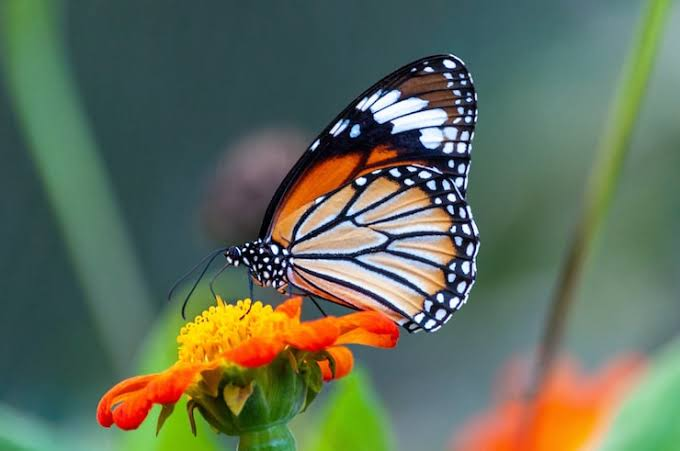
#> input picture 1_image.jpg, 680 x 451 px
$ python 9_threshold_power_highpass.py
#> lines starting #> are read from the running program, lines starting #| are printed output that depends on the picture; after the words box and inside, x2 and y2 are one past the last pixel; in counts of white or black regions, pixels touching at a corner belong together
import cv2
import numpy as np
import matplotlib.pyplot as plt

img = cv2.imread("1_image.jpg", 0)
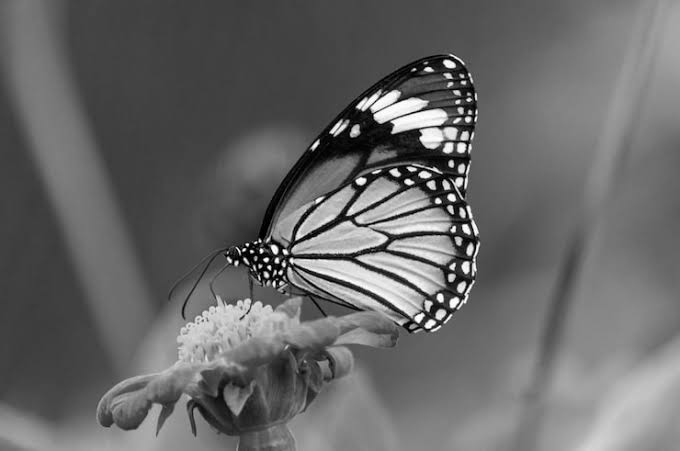
#> img: shape (451, 680); min 0, max 255, mean 103.6

_, th = cv2.threshold(img, 127, 255, cv2.THRESH_BINARY)
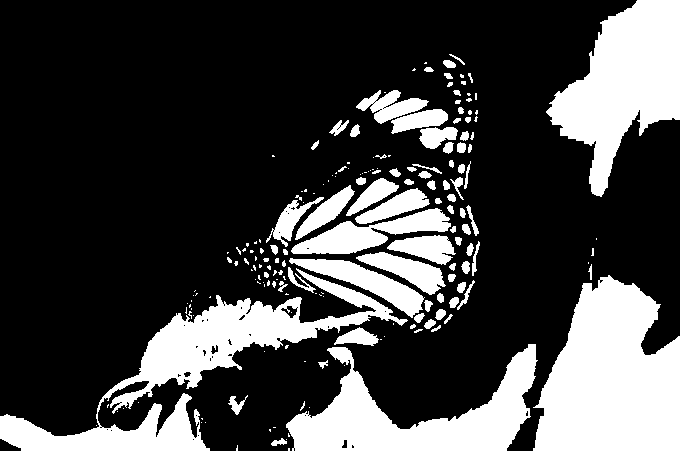
#> th: shape (451, 680); 26.2% white; 190 white regions (104 under 20 px), largest, box (x1, y1, x2, y2) and area: (533, 275, 680, 451) 18952, (0, 268, 408, 451) 16213, (546, 0, 680, 197) 13814

power = np.uint8(255 * (img / 255.0) ** 0.5)
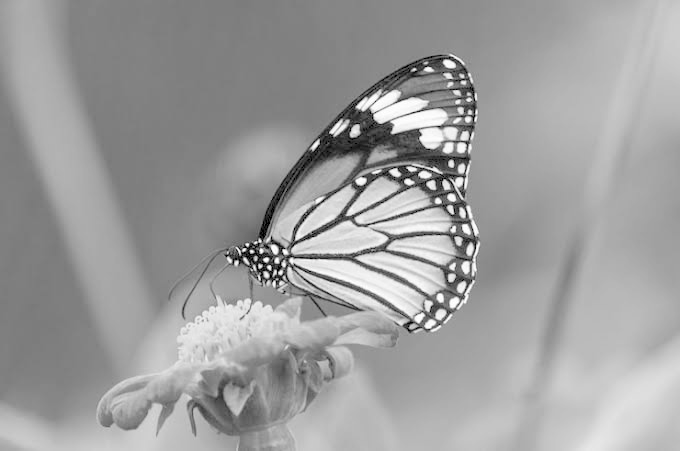
#> power: shape (451, 680); min 0, max 255, mean 157.9

kernel = np.array([[-1,-1,-1], [-1,8,-1], [-1,-1,-1]])
high = cv2.filter2D(img, -1, kernel)
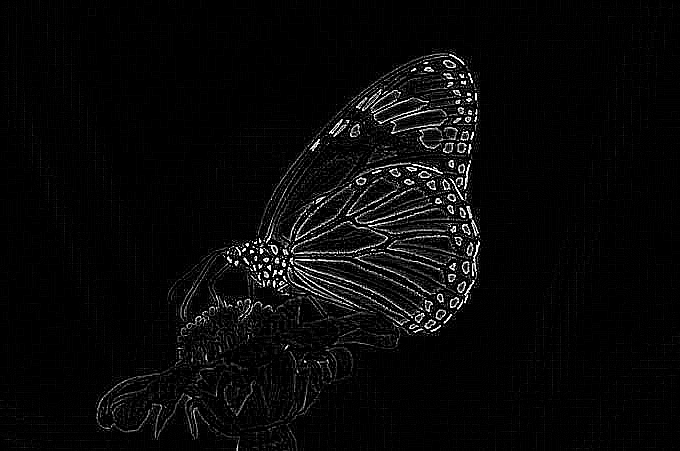
#> high: shape (451, 680); min 0, max 255, mean 9.2

plt.subplot(221)
plt.imshow(th, cmap="gray")
plt.title("Threshold")

plt.subplot(222)
plt.imshow(power, cmap="gray")
plt.title("Power Enhancement")

plt.subplot(223)
plt.imshow(high, cmap="gray")
plt.title("High Pass")

plt.subplot(224)
plt.imshow(img, cmap="gray")
plt.title("Original")

plt.show()
